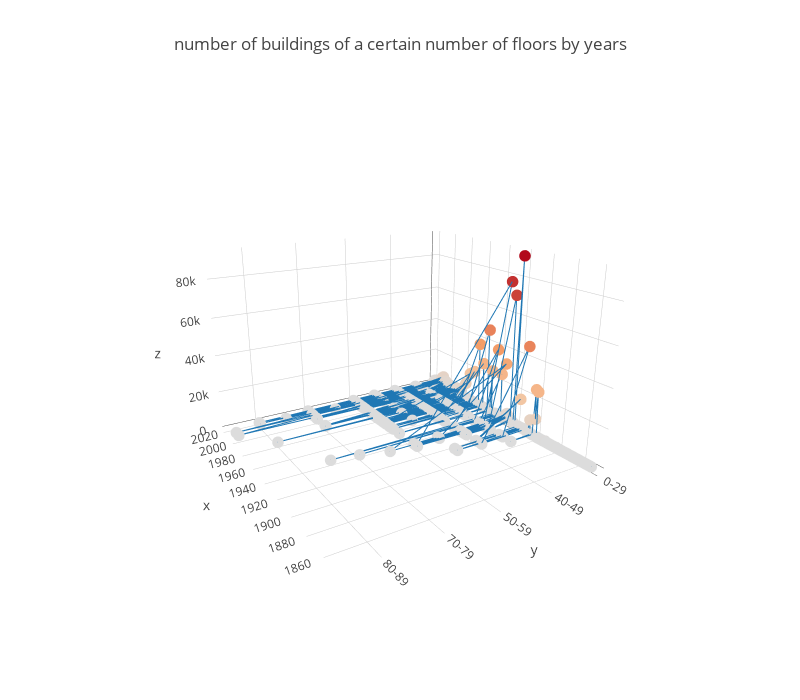

Notebook source saved alongside this figure:
### Code cell
ny["npNumFloors"] = np.floor(ny['NumFloors'])
data = ny.groupby(['YearBuilt', 'npNumFloors'])['npNumFloors'].count()
data = pd.DataFrame(data) 
data.rename(columns={'npNumFloors': 'npNumBuildings'}, inplace=True)
data = data.reset_index(level='npNumFloors') 
data = data.reset_index(level='YearBuilt') 
def f(x):
    if x <30: 
        return "0-29"
    else:
        for i in range(40,130,10):
            if x <i:
                return str(i-10)+'-'+str(i-1)
                break
        
    
data['npRange']=data['npNumFloors'].apply(lambda x: f(x))
data=data.drop(['npNumFloors'], axis=1)
data=data.groupby(['YearBuilt', 'npRange'])['npNumBuildings'].sum()
data.columns = ['YearBuilt', 'npRange', 'npNumBuildings']
data = data.reset_index(level='YearBuilt') 
data = data.reset_index(level='npRange') 

trace = go.Scatter3d(
    x = data['YearBuilt'],
    y = data['npRange'],
    z = data['npNumBuildings'],
    marker=dict(
        size=4,
        color=data['npNumBuildings'],
        colorscale='npNumFloors',
    ),
   
)

layout = go.Layout(
    xaxis = dict(title = 'Year Built'),
    yaxis = dict(title = 'Number of Lots Built'),
    
    
    width=800,
    height=700,
    autosize=False,
    title='number of buildings of a certain number of floors by years',
    scene=dict(
        
        camera=dict(
            up=dict(
                x=0,
                y=0,
                z=1
            ),
            eye=dict(
                x=-1.7428,
                y=1.0707,
                z=0.7100,
            )
        ),
        aspectratio = dict( x=1, y=1, z=0.7 ),
        aspectmode = 'manual'
    ),
)

fig = go.Figure(data = [trace], layout = layout)

plotly.offline.iplot(fig)

### Figure 1 — Plotly figure (JSON) as saved in the notebook; plotly's stock layout.template omitted (floating-point values rounded to 4 significant figures; data arrays with more than 128 entries replaced by an {"elided": "..."} marker saying what was removed)
{"data": [{"marker": {"color": {"elided": "391 int values"}, "colorscale": "npNumFloors", "size": 4}, "type": "scatter3d", "x": {"elided": "391 int values"}, "y": {"elided": "391 str values"}, "z": {"elided": "391 int values"}}], "layout": {"autosize": false, "height": 700, "scene": {"aspectmode": "manual", "aspectratio": {"x": 1, "y": 1, "z": 0.7}, "camera": {"eye": {"x": -1.743, "y": 1.071, "z": 0.71}, "up": {"x": 0, "y": 0, "z": 1}}}, "title": "number of buildings of a certain number of floors by years", "width": 800, "xaxis": {"title": "Year Built"}, "yaxis": {"title": "Number of Lots Built"}}}
